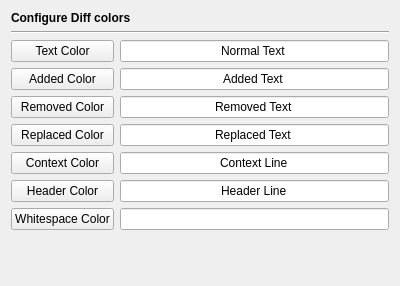
<?xml version="1.0" encoding="UTF-8"?>
<ui version="4.0">
 <class>DiffColoursPage</class>
 <widget class="QWidget" name="DiffColoursPage">
  <property name="geometry">
   <rect>
    <x>0</x>
    <y>0</y>
    <width>400</width>
    <height>286</height>
   </rect>
  </property>
  <layout class="QVBoxLayout" name="verticalLayout">
   <item>
    <widget class="QLabel" name="headerLabel">
     <property name="text">
      <string>&lt;b&gt;Configure Diff colors&lt;/b&gt;</string>
     </property>
    </widget>
   </item>
   <item>
    <widget class="Line" name="line1">
     <property name="frameShape">
      <enum>QFrame::HLine</enum>
     </property>
     <property name="frameShadow">
      <enum>QFrame::Sunken</enum>
     </property>
     <property name="orientation">
      <enum>Qt::Horizontal</enum>
     </property>
    </widget>
   </item>
   <item>
    <layout class="QGridLayout" name="gridLayout">
     <item row="5" column="0">
      <widget class="QPushButton" name="headerButton">
       <property name="toolTip">
        <string>Select the background color for header lines</string>
       </property>
       <property name="text">
        <string>Header Color</string>
       </property>
      </widget>
     </item>
     <item row="5" column="1">
      <widget class="QLineEdit" name="headerSample">
       <property name="focusPolicy">
        <enum>Qt::NoFocus</enum>
       </property>
       <property name="text">
        <string>Header Line</string>
       </property>
       <property name="alignment">
        <set>Qt::AlignHCenter</set>
       </property>
       <property name="readOnly">
        <bool>true</bool>
       </property>
      </widget>
     </item>
     <item row="6" column="0">
      <widget class="QPushButton" name="whitespaceButton">
       <property name="toolTip">
        <string>Select the background color for bad whitespace</string>
       </property>
       <property name="text">
        <string>Whitespace Color</string>
       </property>
      </widget>
     </item>
     <item row="6" column="1">
      <widget class="QLineEdit" name="whitespaceSample">
       <property name="focusPolicy">
        <enum>Qt::NoFocus</enum>
       </property>
       <property name="alignment">
        <set>Qt::AlignHCenter</set>
       </property>
       <property name="readOnly">
        <bool>true</bool>
       </property>
      </widget>
     </item>
     <item row="0" column="0">
      <widget class="QPushButton" name="textButton">
       <property name="toolTip">
        <string>Select the text foreground color</string>
       </property>
       <property name="text">
        <string>Text Color</string>
       </property>
      </widget>
     </item>
     <item row="0" column="1">
      <widget class="QLineEdit" name="textSample">
       <property name="focusPolicy">
        <enum>Qt::NoFocus</enum>
       </property>
       <property name="text">
        <string>Normal Text</string>
       </property>
       <property name="alignment">
        <set>Qt::AlignHCenter</set>
       </property>
       <property name="readOnly">
        <bool>true</bool>
       </property>
      </widget>
     </item>
     <item row="1" column="0">
      <widget class="QPushButton" name="addedButton">
       <property name="toolTip">
        <string>Select the background color for additions</string>
       </property>
       <property name="text">
        <string>Added Color</string>
       </property>
      </widget>
     </item>
     <item row="1" column="1">
      <widget class="QLineEdit" name="addedSample">
       <property name="focusPolicy">
        <enum>Qt::NoFocus</enum>
       </property>
       <property name="text">
        <string>Added Text</string>
       </property>
       <property name="alignment">
        <set>Qt::AlignHCenter</set>
       </property>
       <property name="readOnly">
        <bool>true</bool>
       </property>
      </widget>
     </item>
     <item row="2" column="0">
      <widget class="QPushButton" name="removedButton">
       <property name="toolTip">
        <string>Select the background color for removed text</string>
       </property>
       <property name="text">
        <string>Removed Color</string>
       </property>
      </widget>
     </item>
     <item row="2" column="1">
      <widget class="QLineEdit" name="removedSample">
       <property name="focusPolicy">
        <enum>Qt::NoFocus</enum>
       </property>
       <property name="text">
        <string>Removed Text</string>
       </property>
       <property name="alignment">
        <set>Qt::AlignHCenter</set>
       </property>
       <property name="readOnly">
        <bool>true</bool>
       </property>
      </widget>
     </item>
     <item row="3" column="0">
      <widget class="QPushButton" name="replacedButton">
       <property name="toolTip">
        <string>Select the background color for replaced text</string>
       </property>
       <property name="text">
        <string>Replaced Color</string>
       </property>
      </widget>
     </item>
     <item row="3" column="1">
      <widget class="QLineEdit" name="replacedSample">
       <property name="focusPolicy">
        <enum>Qt::NoFocus</enum>
       </property>
       <property name="text">
        <string>Replaced Text</string>
       </property>
       <property name="alignment">
        <set>Qt::AlignHCenter</set>
       </property>
       <property name="readOnly">
        <bool>true</bool>
       </property>
      </widget>
     </item>
     <item row="4" column="0">
      <widget class="QPushButton" name="contextButton">
       <property name="toolTip">
        <string>Select the background color for context lines</string>
       </property>
       <property name="text">
        <string>Context Color</string>
       </property>
      </widget>
     </item>
     <item row="4" column="1">
      <widget class="QLineEdit" name="contextSample">
       <property name="focusPolicy">
        <enum>Qt::NoFocus</enum>
       </property>
       <property name="text">
        <string>Context Line</string>
       </property>
       <property name="alignment">
        <set>Qt::AlignHCenter</set>
       </property>
       <property name="readOnly">
        <bool>true</bool>
       </property>
      </widget>
     </item>
    </layout>
   </item>
   <item>
    <spacer name="verticalSpacer">
     <property name="orientation">
      <enum>Qt::Vertical</enum>
     </property>
     <property name="sizeHint" stdset="0">
      <size>
       <width>20</width>
       <height>46</height>
      </size>
     </property>
    </spacer>
   </item>
  </layout>
 </widget>
 <resources/>
 <connections/>
</ui>
